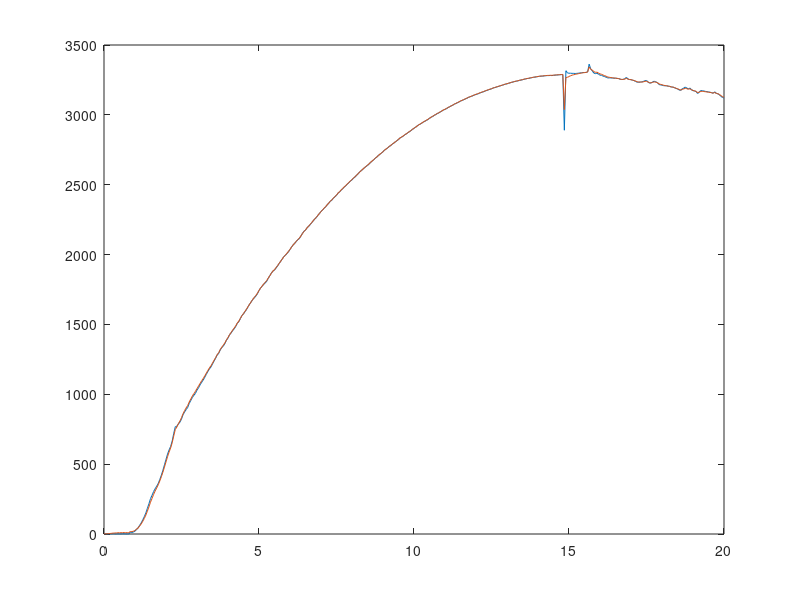
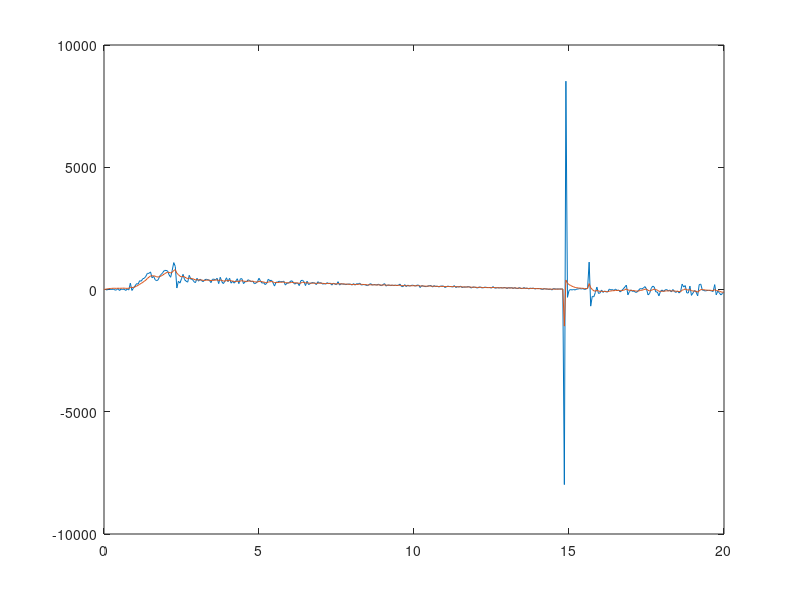

The MATLAB source for these figures, in order:
function [h_est v_est] = kalman_filter1

load('h_act');
load('t_act');
load('v_act');
load('a_sim');
u = a_sim;
global P_Kalman
R = [80^2 0; 0 140^2];  % Assume std. deviation of altimeter is 80 ft
                        % Assume std. deviation of speed (finite
                        % difference) is 140 ft/s
Q = [0 0; 0 30^2];  % Assume std. deviation of accelerometer is 30 ft/s^2

for i = (1:length(h_act)-1)
    count = i
    if t_act(i) == 0
        P_Kalman = eye(2);
        x_est(:,i) = [h_act(i); v_act(i)];
    end
    dt = t_act(i+1) - t_act(i); % or 0.05 seconds, whichever is accurate
    A = [1 dt; 0 1];
    B = [0; dt];
    x_minus = A*x_est(:,i) + B*u(i+1);
    P_minus = A*P_Kalman*A' + Q;
    K = P_minus*inv(P_minus + R);
    x_est(:,i+1) = x_minus + K*([h_act(i+1);v_act(i+1)] - x_minus);
    P_Kalman = (eye(2) - K)*P_minus;
end
h_est = x_est(1,:);
v_est = x_est(2,:);
plot(t_act,h_act,t_act,h_est)
figure
plot(t_act,v_act,t_act,v_est)